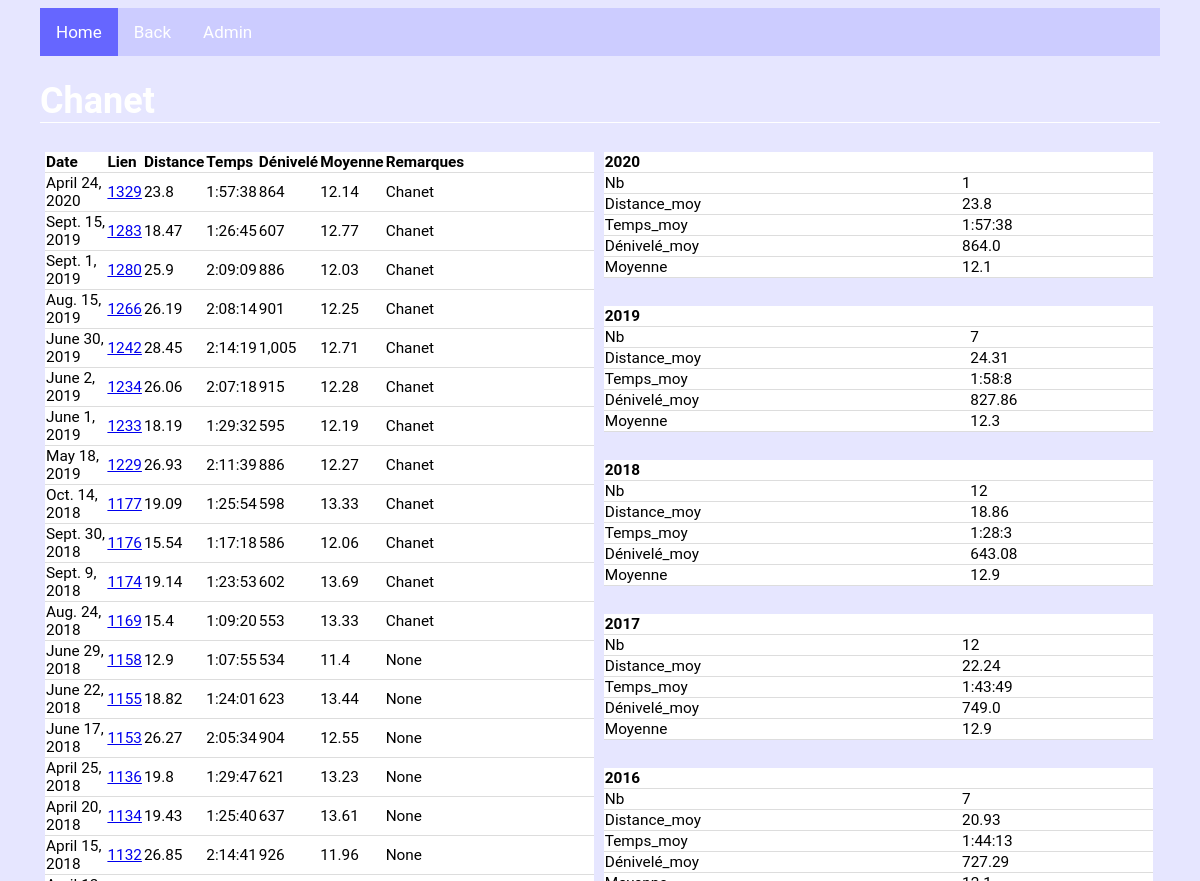
Page /biketours/tours/21/ (upper part) on the earlier database version.
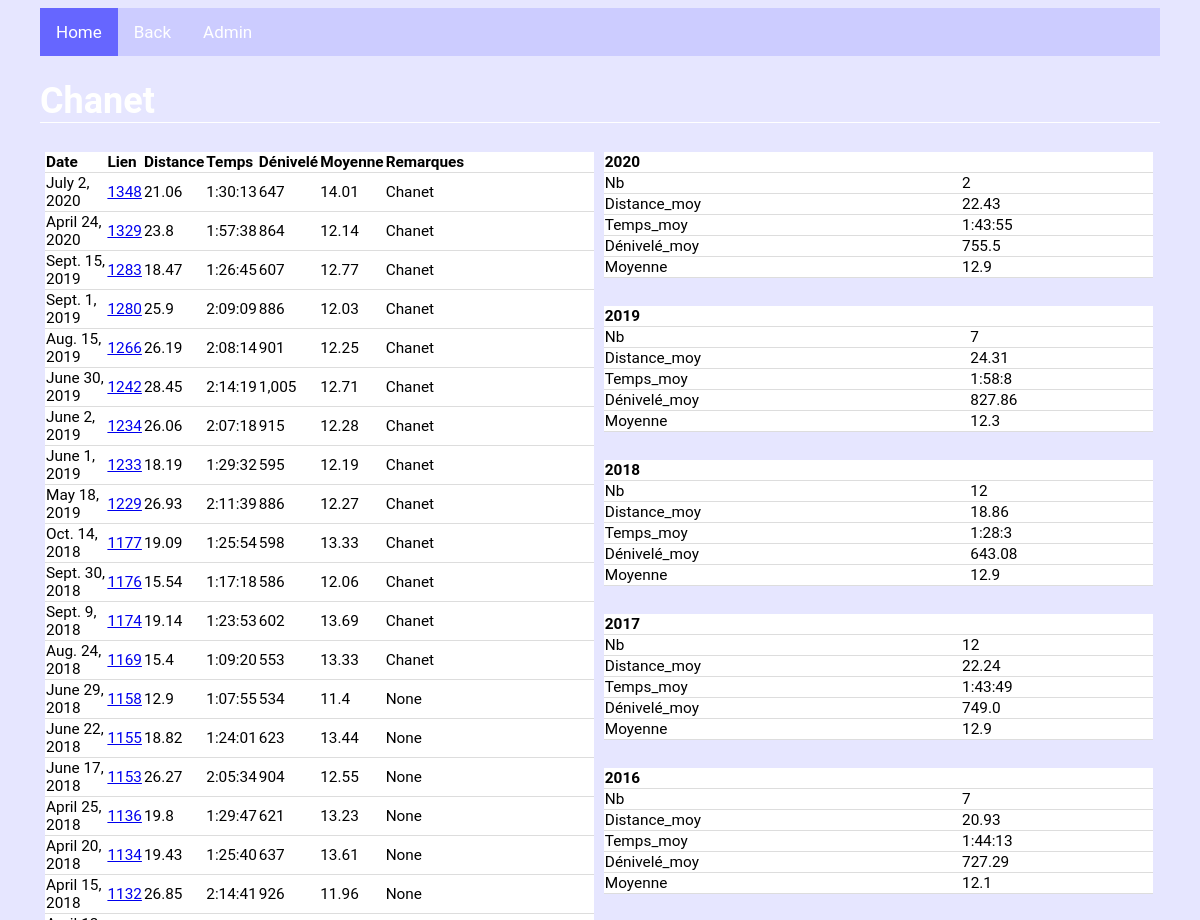
Same page on the later database version.
### biketours/models.py (models this page shows, shortened)
class Perfo(models.Model):
    Refparcours = models.ForeignKey(BikeTour, blank=True, null=True, on_delete=models.CASCADE)
    Date = models.DateField(default=None)
    Distance = models.FloatField(default=None)
    Temps = models.DurationField(default=None)
    Remarques = models.CharField(max_length=1000, default=None, blank=True, null=True)
    Dénivelé = models.FloatField(default=None, blank=True, null=True)
    Vitesse_max = models.FloatField(default=None, blank=True, null=True)
    FC_moy = models.FloatField(default=None, blank=True, null=True)
    FC_max = models.FloatField(default=None, blank=True, null=True)
    Temps_part_1 = models.DurationField(default=None, blank=True, null=True)
    Temps_part_2 = models.DurationField(default=None, blank=True, null=True)
    Temps_part_3 = models.DurationField(default=None, blank=True, null=True)
    Temps_part_4 = models.DurationField(default=None, blank=True, null=True)
    Temps_part_5 = models.DurationField(default=None, blank=True, null=True)
    Temps_part_6 = models.DurationField(default=None, blank=True, null=True)
    Temps_part_7 = models.DurationField(default=None, blank=True, null=True)
    Temps_part_8 = models.DurationField(default=None, blank=True, null=True)
    Temps_part_9 = models.DurationField(default=None, blank=True, null=True)
    Temps_part_10 = models.DurationField(default=None, blank=True, null=True)
    def moy(self):
        if (self.Distance is None or self.Temps is None) :
            vmoy=None
        else :
            vmoy=round(self.Distance/self.Temps.total_seconds()*3600,2)
        return(vmoy)

### biketours/views.py (the view)
# urls.py: re_path(r"^tours/(?P<tour_id>[0-9]+)/$", views.perf_tours, name="perf_tours"),
def perf_tours(request, tour_id):
    all_perf = Perfo.objects.filter(Refparcours=tour_id).order_by("-Date")
    tour = BikeTour.objects.get(pk=tour_id)
    perf_y=dict()
    for y in all_perf.dates("Date", "year", order="DESC") :
        perf_y[y.year] = agrperfo(all_perf.filter(Date__year=y.year), stat="avg")
    context = {"all_perf":all_perf,
               "perf_y":perf_y,
               "tour":tour}
    return render(request, "biketours/perfo.html" ,context)

### biketours/models.py (called while the page is built)
    def title(self):
        if self.Variante is None:
            return(self.Parcours)
        else :
            return(self.Parcours + " - " + self.Variante)

### biketours/views.py (called while the page is built)
def fmt_dct(k, v):  # formatage des résultats agrégés (Nb, Distance_totale/moy, Temps_total/moy, Dénivelé_total/moy)
    if v is None:
        return(v)
    elif re.search("Nb", k) and v is not None:
        return(round(v,0))
    elif re.search("Moy", k) and v is not None:
        return(round(v,1))
    elif (re.search("Distance",k) or re.search("Dénivelé", k)) and v is not None:
        return(format(round(v,2), ","))
    elif re.search("Temps",k) and v is not None:
        s = v.total_seconds()
        hours = s // 3600
        minutes = (s % 3600) // 60
        seconds = s % 60
        return(str(int(hours))+ ":" + str(int(minutes)).zfill(2) + ":" + str(int(seconds))).zfill(2)

def v_moy(qset, suffix): # suffix à introduire manuellement (string)
    if (qset["Distance"+suffix] is None or qset["Temps"+suffix] is None) :
        vmoy=None
    else :
        vmoy=qset["Distance"+suffix]/qset["Temps"+suffix].total_seconds()*3600
    return(vmoy)

### biketours/templates/biketours/perfo.html
{% extends 'biketours/base.html' %}
{% block content %}
{% load humanize %}
<h1> {{tour.title}} </h1>
{% if all_perf %}
<div class="row">
	<div class="col_2">
		<table>
			<tr>
				<th>Date</th>
				<th>Lien</th>
				<th>Distance</th>
				<th>Temps</th>
				<th>Dénivelé</th>
				<th>Moyenne</th>
				<th>Remarques</th>
			</tr>
			{% for n in all_perf %}
			<tr>
				<td>{{n.Date}}</td>
				<td><a href="./{{n.pk}}/">{{n.pk}} </a></td>
				<td>{{n.Distance}}</td>
				<td>{{n.Temps}}</td>
				<td>{{n.Dénivelé|floatformat|intcomma}}</td>
				<td>{{n.moy}}</td>
				<td>{{n.Remarques}}</td>
			</tr>
			{% endfor %}
		</table>
	</div>
	<div class="col_2">
		{% for k, v in perf_y.items %}
		<table>
			<tr>
				<th colspan="2">{{k}} </th>
			</tr>
				{% for a, b in v.items %}
				<tr>
					<td>{{a}} </td>
					<td>{{b}} </td>
				</tr>
				{% endfor %}
		</table>
		<br>
		{% endfor %}
	</div>
</div>
{% else %}
	<h1> C'est vide ? .... </h1>
{% endif %}
{% endblock %}

Differences in the rows shown:
added Perfo: Date "July 2, 2020", pk "1348", Distance "21.06", Temps "1:30:13", Dénivelé "647", moy "14.01", Remarques "Chanet"
Other differences:
list line gone: "Nb 1 Distance_moy 23.8 Temps_moy 1:57:38 Dénivelé_moy 864.0 Moyenne 12.1"
new list line: "Nb 2 Distance_moy 22.43 Temps_moy 1:43:55 Dénivelé_moy 755.5 Moyenne 12.9"
new list line: "Moyenne 12.1"
